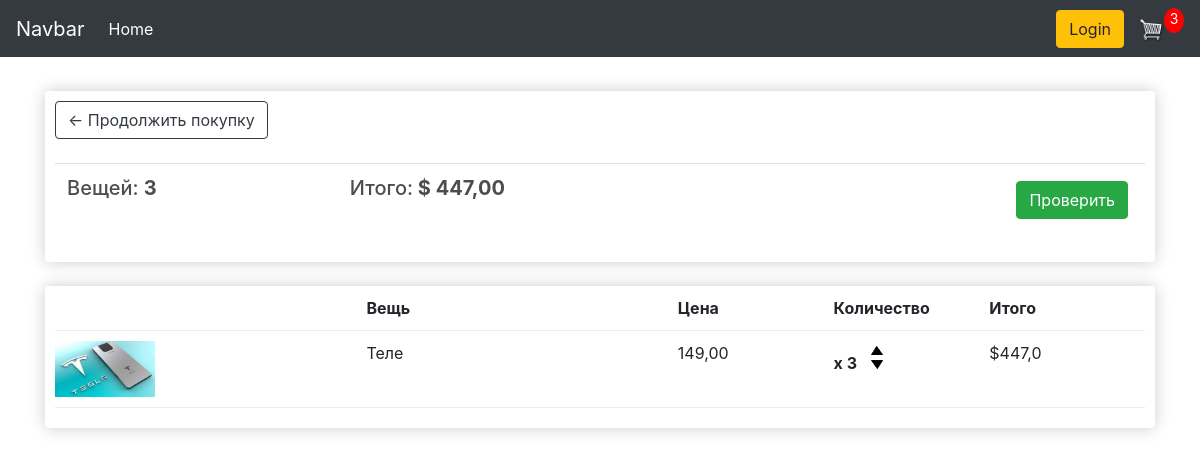
The app's page /cart/ (signed in) with its own data.
### marko/models.py (models this page shows, shortened)
class Order(models.Model):
    customer = models.ForeignKey("Customer", on_delete=models.SET_NULL, null=True, blank=True)
    date_ordered = models.DateField(auto_now_add=True)
    complete = models.BooleanField(default=False)
    transaction_id = models.CharField(null=True, max_length=100)
    @property
    def get_cart_total(self):
        orderitems = self.orderitem_set.all()
        total = sum([item.get_total for item in orderitems])
        return total
    @property
    def get_cart_items(self):
        orderitems = self.orderitem_set.all()
        total = sum([item.quantity for item in orderitems])
        return total

class OrderItem(models.Model):
    product = models.ForeignKey("Product",on_delete=models.SET_NULL, null=True)
    order = models.ForeignKey("Order",on_delete=models.SET_NULL, null=True)
    quantity = models.IntegerField(default=0, null=True, blank=True)
    date_added = models.DateField(auto_now_add=True)
    @property
    def get_total(self):
        total = self.product.price*self.quantity
        return total

class Product(models.Model):
    name = models.CharField(max_length=150)
    price = models.FloatField()
    digital = models.BooleanField(default=False,null=True, blank=True)
    image = models.ImageField(null = True, blank=True)

### marko/views.py (the view)
# urls.py: path('cart/', cart, name="cart"),
def cart(request):
	if request.user.is_authenticated:
		customer = request.user.customer
		order, created = Order.objects.get_or_create( customer = customer, complete = False)
		items = order.orderitem_set.all()
		cartItems = order.get_cart_items
	else:
		items = []
		order = {'get_cart_items':0, 'get_cart_total':0, 'shipping':False}
		cartItems = order['get_cart_items']
	context = {'items':items, 'order':order, 'cartItems':cartItems,}
	return render(request, 'marko/cart.html', context)

### marko/templates/marko/cart.html
{% extends 'marko/main.html' %}
{% load static %}
{% block content %}
<div class="row">
    <div class="col-lg-12">
        <div class="box-element">
            <a  class="btn btn-outline-dark" href="{% url 'store' %}">&#x2190; Продолжить покупку</a>
            <br>
            <br>
            <table class="table">
                <tr>
                    <th><h5>Вещей: <strong>{{ order.get_cart_items }}</strong></h5></th>
                    <th><h5>Итого:<strong> $ {{ order.get_cart_total|floatformat:2 }}</strong></h5></th>
                    <th>
                        <a  style="float:right; margin:5px;" class="btn btn-success" href="{% url 'checkout' %}">Проверить</a>
                    </th>
                </tr>
            </table>
        </div>
        <br>
        <div class="box-element">
            <div class="cart-row">
                <div style="flex:2"></div>
                <div style="flex:2"><strong>Вещь</strong></div>
                <div style="flex:1"><strong>Цена</strong></div>
                <div style="flex:1"><strong>Количество</strong></div>
                <div style="flex:1"><strong>Итого</strong></div>
            </div>
            {% for item in items %}
            <div class="cart-row">
                <div style="flex:2"><img class="row-image" src="{{ item.product.image.url }}"></div>
                <div style="flex:2"><p>{{ item.product.name }}</p></div>
                <div style="flex:1"><p>{{ item.product.price|floatformat:2 }}</p></div>
                <div style="flex:1">
                    <p class="quantity">x {{ item.quantity }}</p>
                    <div class="quantity">
                        <img data-product={{item.product.id}} data-action = 'add' class="chg-quantity update-cart" src="{% static  'images/arrow-up.png' %}">
                        <img data-product={{item.product.id}} data-action = 'remove' class="chg-quantity update-cart" src="{% static  'images/arrow-down.png' %}">
                    </div>
                </div>
                <div style="flex:1"><p>${{ item.get_total }}</p></div>
            </div>
            {% endfor %}
        </div>
    </div>
</div>
{% endblock content %}

### static/css/main.css (style rules this page uses)
body { background-color: hsl(0, 0%, 98%); }
h1,h2,h3,h4,h5,h6 { color:hsl(0, 0%, 30%); }
.box-element { box-shadow:hsl(0, 0%, 80%) 0 0 16px; background-color: #fff; border-radius: 4px; padding: 10px; }
.col-lg-4, .col-lg-6, .col-lg-8, .col-lg-12 { margin-top: 10px; }
.btn { border-radius: 0; }
.row-image { width: 100px; }
.cart-row { display: flex; align-items: flex-stretch; padding-bottom: 10px; margin-bottom: 10px; border-bottom: 1px solid #ececec; }
.quantity { display: inline-block; font-weight: 700; padding-right:10px; }
.chg-quantity { width: 12px; cursor: pointer; display: block; margin-top: 5px; transition:.1s; }

### records on screen
Order: get_cart_items "3", get_cart_total "447,00"
OrderItem: product.image (picture), product.name "Теле", product.price "149,00", quantity "3", get_total "447,0"

### other values on screen
{{ cartItems }} "3"
